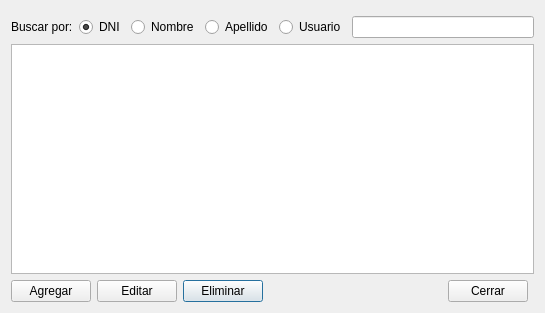
<?xml version="1.0" encoding="UTF-8"?>
<ui version="4.0">
 <class>VentanaUsuarios</class>
 <widget class="QDialog" name="VentanaUsuarios">
  <property name="geometry">
   <rect>
    <x>0</x>
    <y>0</y>
    <width>545</width>
    <height>313</height>
   </rect>
  </property>
  <property name="windowTitle">
   <string>Dialog</string>
  </property>
  <property name="windowIcon">
   <iconset resource="resource.qrc">
    <normaloff>:/recursos/Img/administrador (1).png</normaloff>:/recursos/Img/administrador (1).png</iconset>
  </property>
  <layout class="QGridLayout" name="gridLayout">
   <item row="2" column="3">
    <widget class="QPushButton" name="botEliminar">
     <property name="text">
      <string>Eliminar</string>
     </property>
    </widget>
   </item>
   <item row="2" column="4">
    <spacer name="horizontalSpacer">
     <property name="orientation">
      <enum>Qt::Orientation::Horizontal</enum>
     </property>
     <property name="sizeHint" stdset="0">
      <size>
       <width>40</width>
       <height>20</height>
      </size>
     </property>
    </spacer>
   </item>
   <item row="2" column="1" colspan="2">
    <widget class="QPushButton" name="botEditar">
     <property name="text">
      <string>Editar</string>
     </property>
    </widget>
   </item>
   <item row="0" column="0" colspan="7">
    <layout class="QGridLayout" name="gridLayout_2">
     <property name="leftMargin">
      <number>0</number>
     </property>
     <property name="topMargin">
      <number>5</number>
     </property>
     <item row="0" column="4">
      <widget class="QRadioButton" name="button_Apellido">
       <property name="text">
        <string>Apellido</string>
       </property>
      </widget>
     </item>
     <item row="0" column="5">
      <widget class="QRadioButton" name="botton_usuario">
       <property name="text">
        <string>Usuario</string>
       </property>
      </widget>
     </item>
     <item row="0" column="3">
      <widget class="QRadioButton" name="button_Nombre">
       <property name="text">
        <string>Nombre</string>
       </property>
      </widget>
     </item>
     <item row="0" column="6">
      <widget class="QLineEdit" name="lineBuscar"/>
     </item>
     <item row="0" column="2">
      <widget class="QRadioButton" name="button_dni">
       <property name="text">
        <string>DNI</string>
       </property>
       <property name="checked">
        <bool>true</bool>
       </property>
      </widget>
     </item>
     <item row="0" column="1">
      <widget class="QLabel" name="label_2">
       <property name="text">
        <string>Buscar por:</string>
       </property>
      </widget>
     </item>
    </layout>
   </item>
   <item row="2" column="5">
    <widget class="QPushButton" name="botCerrar">
     <property name="text">
      <string>Cerrar</string>
     </property>
    </widget>
   </item>
   <item row="2" column="0">
    <widget class="QPushButton" name="botAgregar">
     <property name="text">
      <string>Agregar</string>
     </property>
    </widget>
   </item>
   <item row="1" column="0" colspan="7">
    <widget class="QTableWidget" name="tabla"/>
   </item>
  </layout>
 </widget>
 <resources>
  <include location="resource.qrc"/>
 </resources>
 <connections/>
</ui>
